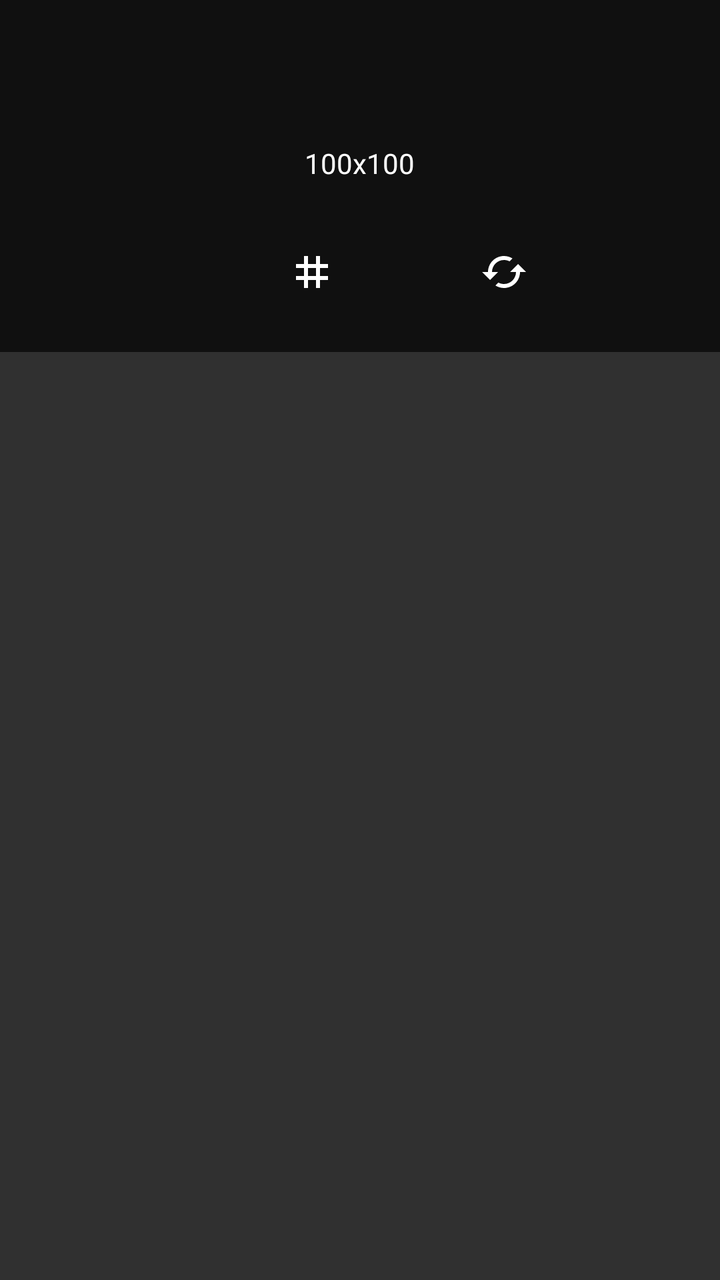
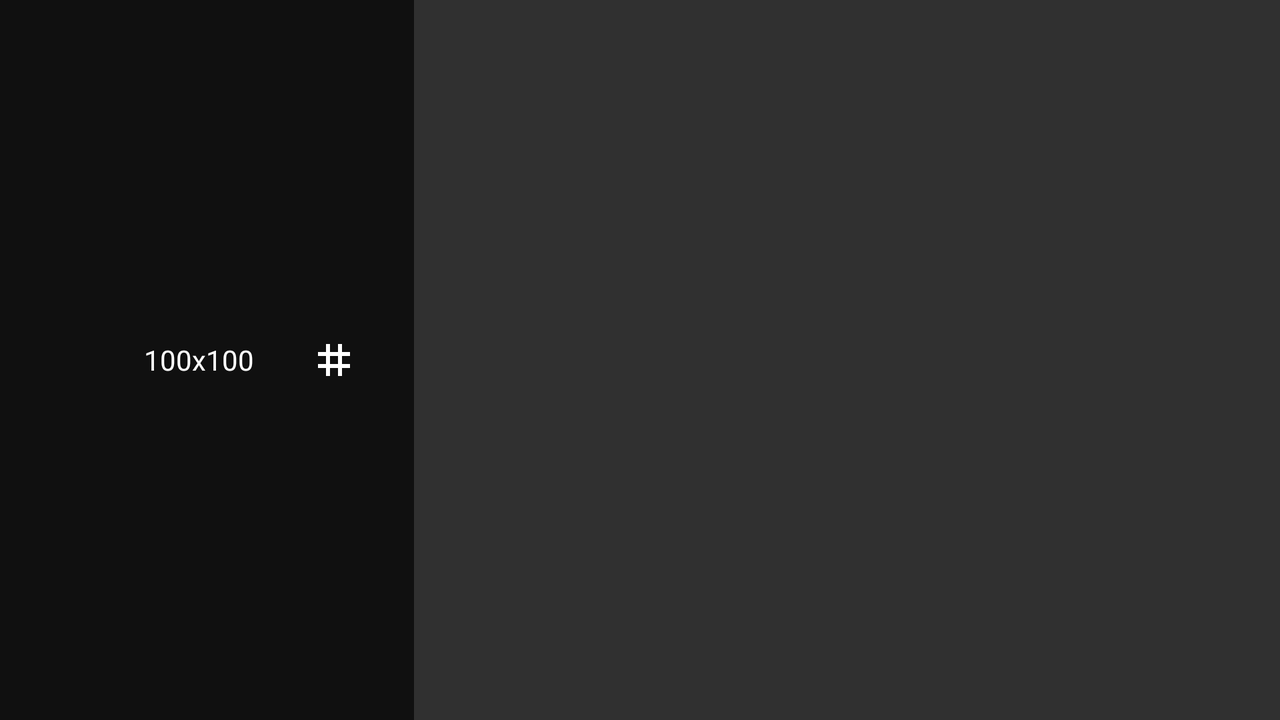

Two renders of one Android screen. The first uses the default layout on a phone; the second uses the alternative layout the repository ships for a different screen configuration, on a matching device. The two XML files are below.
<!-- AndroidManifest.xml: application theme AppTheme -->
<!-- res/layout/view_camera_settings.xml -->
<?xml version="1.0" encoding="utf-8"?>
<FrameLayout xmlns:android="http://schemas.android.com/apk/res/android"
    xmlns:tools="http://schemas.android.com/tools"
    android:id="@+id/flSettings"
    android:layout_width="match_parent"
    android:layout_height="match_parent">

    <FrameLayout
        android:layout_width="match_parent"
        android:layout_height="wrap_content"
        android:background="@color/black_transparent"
        android:paddingTop="56dp"
        android:paddingBottom="16dp">

        <TextView
            android:id="@+id/tvCameraPictureSize"
            android:layout_width="wrap_content"
            android:layout_height="wrap_content"
            android:layout_gravity="center_horizontal"
            android:layout_margin="16dp"
            android:textAppearance="@style/Base.TextAppearance.AppCompat.Body1"

            tools:text="100x100" />

        <LinearLayout
            android:layout_width="wrap_content"
            android:layout_height="wrap_content"
            android:layout_gravity="center_horizontal"
            android:layout_marginTop="56dp"
            android:orientation="horizontal">

            <ImageView
                android:id="@+id/ivLastFrameShow"
                android:layout_width="48dp"
                android:layout_height="48dp"
                android:background="?selectableItemBackgroundBorderless"
                android:padding="12dp"
                tools:src="@drawable/ic_filter_white_24dp" />

            <ImageView
                android:id="@+id/ivGrid"
                android:layout_width="48dp"
                android:layout_height="48dp"
                android:background="?selectableItemBackgroundBorderless"
                android:padding="12dp"
                tools:src="@drawable/ic_grid_on_white_24dp" />


            <ImageView
                android:id="@+id/ivFlash"
                android:layout_width="48dp"
                android:layout_height="48dp"
                android:background="?selectableItemBackgroundBorderless"
                android:padding="12dp"
                android:visibility="gone"
                tools:src="@drawable/ic_flash_on_white_24dp"
                tools:visibility="visible" />

            <ImageView
                android:id="@+id/ivCameraType"
                android:layout_width="48dp"
                android:layout_height="48dp"
                android:background="?selectableItemBackgroundBorderless"
                android:padding="12dp"
                android:src="@drawable/ic_cached_white_24dp" />

        </LinearLayout>
    </FrameLayout>

</FrameLayout>
<!-- resources referenced by this layout -->
<resources>
  <color name="black_transparent">#a000</color>
  <!-- drawable ic_cached_white_24dp (drawable) -->
  <vector xmlns:android="http://schemas.android.com/apk/res/android"
      android:width="24dp"
      android:height="24dp"
      android:viewportWidth="24.0"
      android:viewportHeight="24.0">
      <path
          android:fillColor="#fff"
          android:pathData="M19,8l-4,4h3c0,3.31 -2.69,6 -6,6 -1.01,0 -1.97,-0.25 -2.8,-0.7l-1.46,1.46C8.97,19.54 10.43,20 12,20c4.42,0 8,-3.58 8,-8h3l-4,-4zM6,12c0,-3.31 2.69,-6 6,-6 1.01,0 1.97,0.25 2.8,0.7l1.46,-1.46C15.03,4.46 13.57,4 12,4c-4.42,0 -8,3.58 -8,8H1l4,4 4,-4H6z" />
  </vector>
  <!-- drawable ic_grid_on_white_24dp (drawable) -->
  <vector xmlns:android="http://schemas.android.com/apk/res/android"
      android:width="24dp"
      android:height="24dp"
      android:viewportWidth="24.0"
      android:viewportHeight="24.0">
  
      <path
          android:fillColor="#fff"
          android:pathData="
  
          M4,8
  
          h16v2h-16z
  
          v6
  
          h16v2h-16z
  
          M10,4
  
          v16h-2v-16z
  
          h6
  
          v16h-2v-16z
  
          " />
  </vector>
  <style name="AppTheme" parent="Theme.AppCompat.NoActionBar">
  
          <item name="colorPrimary">@color/colorPrimary</item>
          <item name="colorPrimaryDark">@color/colorPrimaryDark</item>
          <item name="colorAccent">@color/colorAccent</item>
  
      </style>
  <color name="colorPrimary">#262626</color>
  <color name="colorPrimaryDark">#1c1717</color>
  <color name="colorAccent">#eb6635</color>
</resources>
<!-- res/layout-land/view_camera_settings.xml (the repository's variant of the layout above) -->
<!-- drawn on the phone turned sideways -->
<?xml version="1.0" encoding="utf-8"?>
<FrameLayout xmlns:android="http://schemas.android.com/apk/res/android"
    xmlns:tools="http://schemas.android.com/tools"
    android:id="@+id/flSettings"
    android:layout_width="match_parent"
    android:layout_height="match_parent">

    <LinearLayout
        android:layout_width="wrap_content"
        android:layout_height="match_parent"
        android:background="@color/black_transparent"
        android:orientation="horizontal"
        android:paddingStart="56dp"
        android:paddingEnd="16dp">

        <TextView
            android:id="@+id/tvCameraPictureSize"
            android:layout_width="wrap_content"
            android:layout_height="wrap_content"
            android:layout_gravity="center_vertical"
            android:layout_margin="16dp"
            android:textAppearance="@style/Base.TextAppearance.AppCompat.Body1"

            tools:text="100x100" />

        <LinearLayout
            android:layout_width="wrap_content"
            android:layout_height="wrap_content"
            android:layout_gravity="center_vertical"
            android:orientation="vertical">

            <ImageView
                android:id="@+id/ivLastFrameShow"
                android:layout_width="48dp"
                android:layout_height="48dp"
                android:background="?selectableItemBackgroundBorderless"
                android:padding="12dp"
                tools:src="@drawable/ic_filter_white_24dp" />

            <View
                android:layout_width="1dp"
                android:layout_height="64dp" />

            <ImageView
                android:id="@+id/ivGrid"
                android:layout_width="48dp"
                android:layout_height="48dp"
                android:background="?selectableItemBackgroundBorderless"
                android:padding="12dp"
                tools:src="@drawable/ic_grid_on_white_24dp" />

            <View
                android:layout_width="1dp"
                android:layout_height="64dp" />

            <ImageView
                android:id="@+id/ivFlash"
                android:layout_width="48dp"
                android:layout_height="48dp"
                android:background="?selectableItemBackgroundBorderless"
                android:padding="12dp"
                android:visibility="gone"
                tools:src="@drawable/ic_flash_on_white_24dp"
                tools:visibility="visible" />

        </LinearLayout>
    </LinearLayout>

</FrameLayout>
<!-- resources referenced by the variant -->
<!-- as the phone turned sideways resolves them -->
<resources>
  <color name="black_transparent">#a000</color>
  <!-- drawable ic_grid_on_white_24dp (drawable) -->
  <vector xmlns:android="http://schemas.android.com/apk/res/android"
      android:width="24dp"
      android:height="24dp"
      android:viewportWidth="24.0"
      android:viewportHeight="24.0">
  
      <path
          android:fillColor="#fff"
          android:pathData="
  
          M4,8
  
          h16v2h-16z
  
          v6
  
          h16v2h-16z
  
          M10,4
  
          v16h-2v-16z
  
          h6
  
          v16h-2v-16z
  
          " />
  </vector>
  <style name="AppTheme" parent="Theme.AppCompat.NoActionBar">
  
          <item name="colorPrimary">@color/colorPrimary</item>
          <item name="colorPrimaryDark">@color/colorPrimaryDark</item>
          <item name="colorAccent">@color/colorAccent</item>
  
      </style>
  <color name="colorPrimary">#262626</color>
  <color name="colorPrimaryDark">#1c1717</color>
  <color name="colorAccent">#eb6635</color>
</resources>
